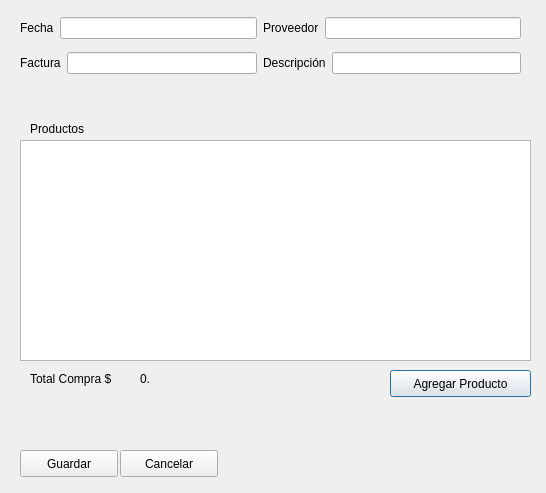
<?xml version="1.0" encoding="UTF-8"?>
<ui version="4.0">
 <class>Nueva_Compra</class>
 <widget class="QDialog" name="Nueva_Compra">
  <property name="geometry">
   <rect>
    <x>0</x>
    <y>0</y>
    <width>546</width>
    <height>493</height>
   </rect>
  </property>
  <property name="windowTitle">
   <string>Dialog</string>
  </property>
  <widget class="QPushButton" name="btn_agregar_producto">
   <property name="geometry">
    <rect>
     <x>390</x>
     <y>370</y>
     <width>141</width>
     <height>27</height>
    </rect>
   </property>
   <property name="text">
    <string>Agregar Producto</string>
   </property>
  </widget>
  <widget class="QLabel" name="label">
   <property name="geometry">
    <rect>
     <x>30</x>
     <y>120</y>
     <width>101</width>
     <height>17</height>
    </rect>
   </property>
   <property name="text">
    <string>Productos</string>
   </property>
  </widget>
  <widget class="QTableView" name="table_productos">
   <property name="geometry">
    <rect>
     <x>20</x>
     <y>140</y>
     <width>511</width>
     <height>221</height>
    </rect>
   </property>
  </widget>
  <widget class="QLabel" name="label_6">
   <property name="geometry">
    <rect>
     <x>30</x>
     <y>370</y>
     <width>101</width>
     <height>17</height>
    </rect>
   </property>
   <property name="text">
    <string>Total Compra $</string>
   </property>
  </widget>
  <widget class="QLabel" name="lbl_total">
   <property name="geometry">
    <rect>
     <x>140</x>
     <y>370</y>
     <width>66</width>
     <height>17</height>
    </rect>
   </property>
   <property name="text">
    <string>0.</string>
   </property>
  </widget>
  <widget class="QPushButton" name="btn_guardar">
   <property name="geometry">
    <rect>
     <x>20</x>
     <y>450</y>
     <width>98</width>
     <height>27</height>
    </rect>
   </property>
   <property name="text">
    <string>Guardar</string>
   </property>
  </widget>
  <widget class="QPushButton" name="btn_cancelar">
   <property name="geometry">
    <rect>
     <x>120</x>
     <y>450</y>
     <width>98</width>
     <height>27</height>
    </rect>
   </property>
   <property name="text">
    <string>Cancelar</string>
   </property>
  </widget>
  <widget class="QWidget" name="">
   <property name="geometry">
    <rect>
     <x>20</x>
     <y>10</y>
     <width>501</width>
     <height>71</height>
    </rect>
   </property>
   <layout class="QVBoxLayout" name="verticalLayout">
    <item>
     <layout class="QHBoxLayout" name="horizontalLayout">
      <item>
       <widget class="QLabel" name="label_2">
        <property name="text">
         <string>Fecha</string>
        </property>
       </widget>
      </item>
      <item>
       <widget class="QLineEdit" name="le_fecha"/>
      </item>
      <item>
       <widget class="QLabel" name="label_3">
        <property name="text">
         <string>Proveedor</string>
        </property>
       </widget>
      </item>
      <item>
       <widget class="QLineEdit" name="le_proveedor"/>
      </item>
     </layout>
    </item>
    <item>
     <layout class="QHBoxLayout" name="horizontalLayout_2">
      <item>
       <widget class="QLabel" name="label_4">
        <property name="text">
         <string>Factura</string>
        </property>
       </widget>
      </item>
      <item>
       <widget class="QLineEdit" name="le_factura"/>
      </item>
      <item>
       <widget class="QLabel" name="label_5">
        <property name="text">
         <string>Descripción</string>
        </property>
       </widget>
      </item>
      <item>
       <widget class="QLineEdit" name="le_descripcion"/>
      </item>
     </layout>
    </item>
   </layout>
  </widget>
 </widget>
 <resources/>
 <connections/>
</ui>
